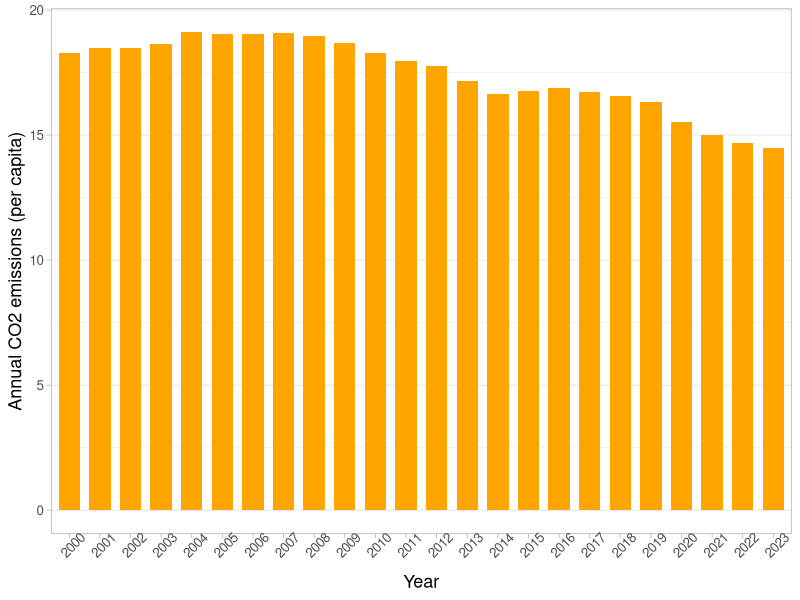
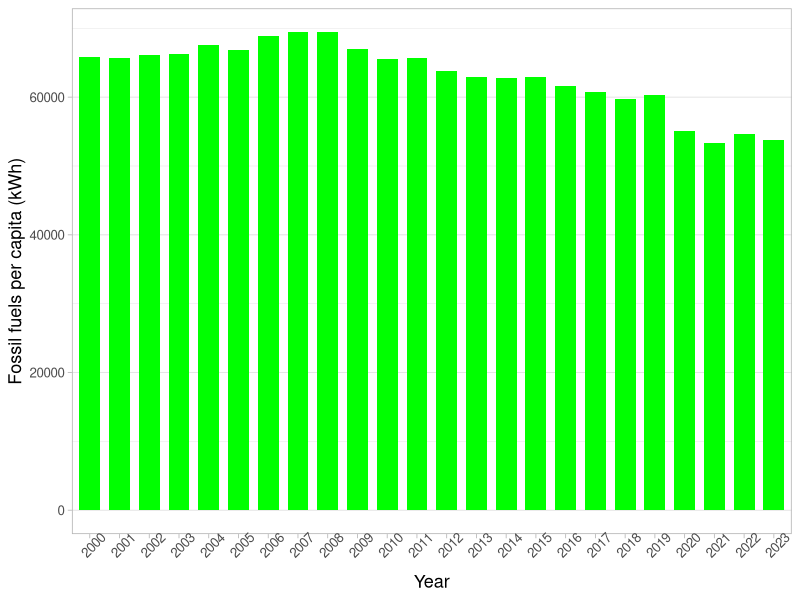

Write R code to recreate these figures, in order.
## ---- chunk 1
#| output: false
#| include: false
#| echo: false
#| message: false
#| error: true
#| warning: false

library(tidyverse)
library(knitr)

## ---- chunk 2
#| warning: false
#| message: false
#| label: tbl-tables
#| tbl-cap: "This table contains all the variable names and corresponding descriptions in the data set selected for this report."
# Load data --------------------------------------------------------------------
df <- read_csv(
  "Data/co-emissions-per-capita-vs-fossil-fuel-consumption-per-capita.csv"
)

# Clean data -------------------------------------------------------------------
df_clean <- df |> 
  filter(!is.na(`Annual CO₂ emissions (per capita)`)) |> 
  filter(!is.na(`Fossil fuels per capita (kWh)`)) |> 
  filter(!is.na(`Population (historical)`)
)

# Create a variable table ------------------------------------------------------ 
variable_desc <- data_frame (
  Variable = c("Entity", 
               "Code", 
               "Year", 
               "Annual CO2 emissions (per capita)", 
               "Fossil fuels per capita (kWh)", 
               "Population(historical)", 
               "World Bank's income classification"),
  Description = c("Country/Region Name",
                  "ISO 3-letter Country Code",
                  "Year of Data Recording",
                  "Annual CO2 Emissions per Capita (tonnes)",
                  "Fossil Fuel Consumption per Capita (kWh)",
                  "Historical Population Estimates",
                  "World Bank Income Classification")
)

# Use {kable()} ----------------------------------------------------------------
knitr::kable(
  variable_desc,
  col.names = c("Variable Names", "Variable Description"),
  align = c("l", "r"),
  booktabs = TRUE
) 
## ---- chunk 3
#| warning: false
#| message: false
#| label: tbl-tables1
#| tbl-cap: "First 2 rows of the data"
#| df-print: kable
#| include: true

head(df_clean,2)
## ---- chunk 4
#| echo: true
#| layout-ncol: 2
#| label: fig-tables3
#| fig-cap: "Trend Analysis"
#| fig-subcap: 
#|      - "Annual CO2 emissions (Per capita)"
#|      - "Annual fossil fuels (Per capita)"

# Filter -----------------------------------------------------------------------
df_australia <- df_clean |> 
            filter(Entity == "Australia") |> 
            filter(Year >= 2000)

# Plot1-------------------------------------------------------------------------
df_australia |> 
  ggplot(aes(x = factor(Year), y = `Annual CO₂ emissions (per capita)`)) +
  geom_bar(
    stat = "identity", 
    width = 0.7,
    fill = "orange") +
  labs(
    x = "Year",
    y = "Annual CO2 emissions (per capita)") +
  theme_light(base_size = 12) +
  theme(
    axis.text.x = element_text(angle = 45),
    axis.title = element_text(size = 13),           
    panel.grid.major.x = element_blank(),
  )

# Plot2-------------------------------------------------------------------------
df_australia |> 
  ggplot(aes(x = factor(Year), y = `Fossil fuels per capita (kWh)`)) +
  geom_bar(
    stat = "identity", 
    width = 0.7,
    fill = "green") +
  labs(
    x = "Year",
    y = "Fossil fuels per capita (kWh)") +
  theme_light(base_size = 12) +
  theme(
    axis.text.x = element_text(angle = 45),
    axis.title = element_text(size = 13),           
    panel.grid.major.x = element_blank(),            
  )
